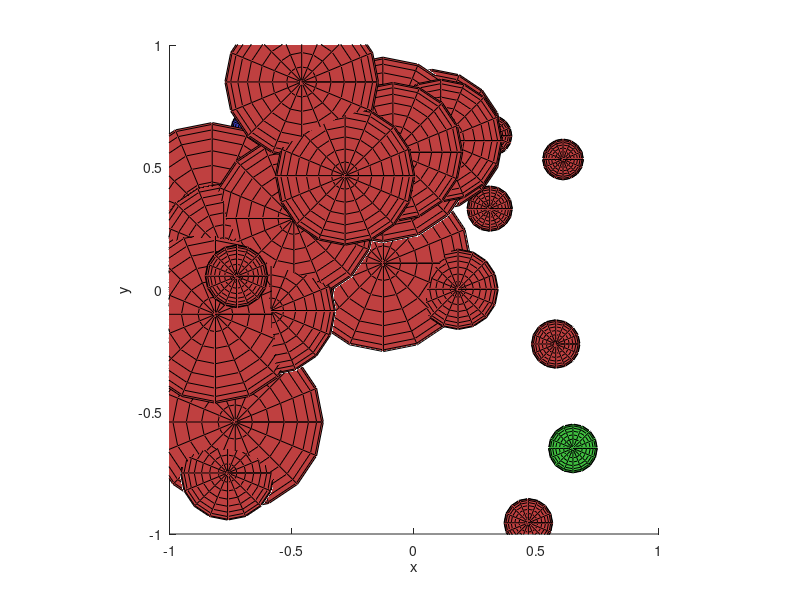

This figure's MATLAB source: (Note: this script raises an error after producing the figure.)
function hw4code

%%%%%%%%%%%%%%%%%%%%%%%%%%%%%%%%%%
% YOUR CODE HERE (PROBLEM 7)
%
% Set parameters
param.krep = .1;
param.brep = 1;
param.katt = 10000;
param.batt = 1;
%
%%%%%%%%%%%%%%%%%%%%%%%%%%%%%%%%%

        
%%%%%%%%%%%%%%%%%%%%%%%%%%%%%%%%%%%%
% UNCOMMENT FOR SCENARIO #1

% Set drone radius and start position
% drone.r = 0.1;
% drone.q = [-0.65; 0.65; -0.65];
% 
% % Set goal position
% goal.q = [0.65; -0.65; 0.65];
% 
% % Set obstacles
% obst={};
% obst = AddObstacle_Plane(obst,[-1;-1;-1],[1;0;0]);
% obst = AddObstacle_Plane(obst,[-1;-1;-1],[0;1;0]);
% obst = AddObstacle_Plane(obst,[-1;-1;-1],[0;0;1]);
% obst = AddObstacle_Plane(obst,[1;1;1],[-1;0;0]);
% obst = AddObstacle_Plane(obst,[1;1;1],[0;-1;0]);
% obst = AddObstacle_Plane(obst,[1;1;1],[0;0;-1]);

%%%%%%%%%%%%%%%%%%%%%%%%%%%%%%%%%%%%

% %%%%%%%%%%%%%%%%%%%%%%%%%%%%%%%%%%%%
% % UNCOMMENT FOR SCENARIO #2

% Set drone radius and start position
drone.r = 0.1;
drone.q = [-0.65; 0.65; -0.65];

% Set goal position
goal.q = [0.65; -0.65; 0.65];

% % Set obstacles
% obst={};
% obst = AddObstacle_Plane(obst,[-1;-1;-1],[1;0;0]);
% obst = AddObstacle_Plane(obst,[-1;-1;-1],[0;1;0]);
% obst = AddObstacle_Plane(obst,[-1;-1;-1],[0;0;1]);
% obst = AddObstacle_Plane(obst,[1;1;1],[-1;0;0]);
% obst = AddObstacle_Plane(obst,[1;1;1],[0;-1;0]);
% obst = AddObstacle_Plane(obst,[1;1;1],[0;0;-1]);
% obst = AddObstacle_HotDog(obst,[0.45;-0.2;-1],[0.45;-0.2;0.85],0.1);
% obst = AddObstacle_HotDog(obst,[0.45;-0.2;.1],[-0.1;0.6;0.95],0.05);
% obst = AddObstacle_HotDog(obst,[0.45;-0.2;-.1],[0.1;-0.8;0.75],0.05);
% obst = AddObstacle_HotDog(obst,[0.45;-0.2;.5],[0.8;0.1;0.9],0.05);
% obst = AddObstacle_HotDog(obst,[-0.5;0.2;-1],[-0.5;0.2;0.65],0.1);
% obst = AddObstacle_HotDog(obst,[-0.5;0.2;.1],[-0.8;0.6;0.95],0.05);
% obst = AddObstacle_HotDog(obst,[-0.5;0.2;.3],[-0.6;-0.4;0.85],0.05);
% obst = AddObstacle_HotDog(obst,[-0.5;0.2;-.3],[0.15;0.4;0.7],0.05);
% obst = AddObstacle_MovingSphere(obst,[-0.5;0.0;0.5],0.05,[0.0;0.0;-0.95]);
% obst = AddObstacle_MovingSphere(obst,[0;0.5;1.0],0.05,[0.0;0.0;-0.85]);
% obst = AddObstacle_MovingSphere(obst,[0.3;-0.5;1.5],0.05,[0.0;0.0;-1.2]);
% obst = AddObstacle_MovingSphere(obst,[0.0;0.4;2],0.05,[0.0;0.0;-1.4]);
% obst = AddObstacle_MovingSphere(obst,[-0.7;0.9;2.5],0.05,[0.0;0.0;-1.1]);
% obst = AddObstacle_MovingSphere(obst,[0.2;-0.6;3],0.05,[0.0;0.0;-0.9]);
% obst = AddObstacle_MovingSphere(obst,[0.5;0.3;3.5],0.05,[0.0;0.0;-1.2]);
% obst = AddObstacle_MovingSphere(obst,[0.5;0.7;4.0],0.05,[0.0;0.0;-1.5]);
% obst = AddObstacle_MovingSphere(obst,[0.3;0.8;4.5],0.05,[0.0;0.0;-1.4]);

% %%%%%%%%%%%%%%%%%%%%%%%%%%%%%%%%%%%%

% %%%%%%%%%%%%%%%%%%%%%%%%%%%%%%%%%%%%
% UNCOMMENT FOR SCENARIO #3

% Set drone radius and start position
drone.r = 0.1;
drone.q = [-0.65; 0.65; -0.65];

% Set goal position
goal.q = [0.65; -0.65; 0.65];

% Set obstacles
obst = AddRandomObstacles(25,0.05,0.45,drone,goal,{},param);
obst = AddObstacle_Plane(obst,[-1;-1;-1],[1;0;0]);
obst = AddObstacle_Plane(obst,[-1;-1;-1],[0;1;0]);
obst = AddObstacle_Plane(obst,[-1;-1;-1],[0;0;1]);
obst = AddObstacle_Plane(obst,[1;1;1],[-1;0;0]);
obst = AddObstacle_Plane(obst,[1;1;1],[0;-1;0]);
obst = AddObstacle_Plane(obst,[1;1;1],[0;0;-1]);

%%%%%%%%%%%%%%%%%%%%%%%%%%%%%%%%%%%%


% Set more parameters (don't change these)
param.maxvel = 1;
param.dt = 1e-2;
param.kdescent = 2.5e-2;
param.bdescent = param.maxvel*param.dt;
param.goaleps = 1e-2;
param.gradeps = 1e-5;

% Create the display
world = CreateWorld(drone,goal,obst);

% Pause for effect
pause;

% Do gradient descent (returning 1 for success, 0 for failure)
res = DoGradientDescent(world,drone,goal,obst,param);



function res = DoGradientDescent(world,drone,goal,obst,param)

while (1)
    
    % Update position of moving obstacles
    for i=1:length(obst)
        if (obst{i}.type==1)
            obst{i}.p = obst{i}.p+obst{i}.v*param.dt;
        end
    end
    
    % Get gradient of potential function
    gradf = GetGradient(drone,goal,obst,param);
    
    %%%%%%%%%%%%%%%%%%%%%%%%%%%%%%%%%%
    % YOUR CODE HERE (PROBLEM 6)
    %
    % Do gradient descent (i.e., take a step)
    if norm(param.dt*(param.kdescent*gradf'))<=param.bdescent
       
        dq = -param.dt*(param.kdescent*gradf)';
        drone.q = drone.q+dq;
    
    else
        dq = -param.bdescent*(gradf'/norm(gradf'));
        drone.q = drone.q+dq;
    end 
    %
    %%%%%%%%%%%%%%%%%%%%%%%%%%%%%%%%%%
    
    % Update the display
    world = UpdateWorld(world,drone,goal,obst);
    
    % Stop if we are within tolerance of the goal
    err = drone.q - goal.q;
    errnorm = sqrt(err'*err);
    if (errnorm < param.goaleps)
        fprintf(1,'SUCCESS!\n');
        res = 1;
        return;
    end
    
    % Stop if we have reached a local minimum
    dqnorm = sqrt(dq'*dq);
    if (dqnorm < param.gradeps)
        fprintf(1,'FAILURE!\n');
        res = 0;
        return;
    end
end



function gradf = GetGradient(drone,goal,obst,param)
gradf = GetAttractiveGradient(drone,goal,param)+GetRepulsiveGradient(drone,obst,param);

function gradfatt = GetAttractiveGradient(drone,goal,param)
%%%%%%%%%%%%%%%%%%%%%%%%%%%%%%%%%%
% YOUR CODE HERE (PROBLEM 4)
%
% drone.q is the current position of the quadrotor
% goal.q is the goal position
% param.katt and param.batt are the relevant constants
%
if norm(drone.q-goal.q)<=param.batt
    gradfatt = param.katt*(drone.q-goal.q)';
else
    gradfatt = param.katt*param.batt*((drone.q-goal.q)/norm(drone.q-goal.q))';
end
%
%%%%%%%%%%%%%%%%%%%%%%%%%%%%%%%%%%

function gradfrep = GetRepulsiveGradient(drone,obst,param)
gradfrep = [0 0 0];
for i=1:length(obst)
    
    if (obst{i}.type == 1)
        [d,dgrad] = SphereSphere(drone.q,drone.r,obst{i}.p,obst{i}.s);
    elseif (obst{i}.type == 2)
        [d,dgrad] = SphereHotDog(drone.q,drone.r,obst{i}.p1,obst{i}.p2,obst{i}.s);
    elseif (obst{i}.type == 3)
        [d,dgrad] = SpherePlane(drone.q,drone.r,obst{i}.p,obst{i}.z);
    else
        error('bad obst{i}.type in GetRepulsiveGradient');
    end
    
    %%%%%%%%%%%%%%%%%%%%%%%%%%%%%%%%%%
    % YOUR CODE HERE (PROBLEM 5)
    %
    % param.krep and param.brep are the relevant constants
    %
      if d<=param.brep
        gradfrep_i = -( param.krep*((1/d)-(1/param.brep)).*(1/d.^2)*dgrad);
      else
        gradfrep_i = [0 0 0];
      end
      gradfrep=gradfrep+gradfrep_i;
    %
    %%%%%%%%%%%%%%%%%%%%%%%%%%%%%%%%%%
    
end

function [d,dgrad] = SphereSphere(q,r,p,s)
%%%%%%%%%%%%%%%%%%%%%%%%%%%%%%%%%%
% YOUR CODE HERE (PROBLEM 1)
d = norm(q-p)-(r+s);
dgrad = ((q-p)/norm(q-p))';

%
%%%%%%%%%%%%%%%%%%%%%%%%%%%%%%%%%%

function [d,dgrad] = SpherePlane(q,r,p,z)
%%%%%%%%%%%%%%%%%%%%%%%%%%%%%%%%%%
% YOUR CODE HERE (PROBLEM 2)
d = z'*(p-q)-r;
dgrad = z';
%
%%%%%%%%%%%%%%%%%%%%%%%%%%%%%%%%%%

function [d,dgrad] = SphereHotDog(q,r,p1,p2,s)
%%%%%%%%%%%%%%%%%%%%%%%%%%%%%%%%%%
% YOUR CODE HERE (PROBLEM 3)
gamma = (p2-p1)/(norm(p2-p1));
w = q-p1;
t = gamma'*w;

if t<0
  p_closest = p1;
  d = norm(q-p_closest)-(r+s);
  dgrad = ((q-p_closest)/norm(q-p_closest))'; 
  
elseif (t>0 && t<norm(p2-p1))
  p_closest = p1+gamma;
  d = norm(q-p_closest)-(r+s);
  dgrad = ((q-p_closest)/norm(q-p_closest))';
  
else
  p_closest = p2;
  d = norm(q-p_closest)-(r+s);
  dgrad = ((q-p_closest)/norm(q-p_closest))';

end
%
%%%%%%%%%%%%%%%%%%%%%%%%%%%%%%%%%%






function world = CreateWorld(drone,goal,obst)
clf;
axis([-1 1 -1 1 -1 1]);
axis equal;
hold on;
xlabel('x');
ylabel('y');
zlabel('z');

% Create unit sphere
[world.x,world.y,world.z]=sphere(16);
[m,n]=size(world.x);
c = ones(m,n,3);

% Create goal
c(:,:,1) = 0.25;
c(:,:,2) = 0.75;
c(:,:,3) = 0.25;
world.goal= surf(goal.q(1)+drone.r*world.x,goal.q(2)+drone.r*world.y,goal.q(3)+drone.r*world.z,c);

% Create drone
c(:,:,1) = 0.25;
c(:,:,2) = 0.25;
c(:,:,3) = 0.75;
world.drone = surf(drone.q(1)+drone.r*world.x,drone.q(2)+drone.r*world.y,drone.q(3)+drone.r*world.z,c);

% Create obstacles
for i=1:length(obst)
    if (obst{i}.type == 1)
        c(:,:,1) = 0.75;
        c(:,:,2) = 0.25;
        c(:,:,3) = 0.25;
        world.obst(i) = surf(obst{i}.p(1)+obst{i}.s*world.x,obst{i}.p(2)+obst{i}.s*world.y,obst{i}.p(3)+obst{i}.s*world.z,c);
    elseif (obst{i}.type == 2)
        [x,y,z] = MakeCylinder(obst{i}.p1,obst{i}.p2,obst{i}.s,1.5e-2,16);
        [m,n]=size(x);
        cc = ones(m,n,3);
        cc(:,:,1) = 0.75;
        cc(:,:,2) = 0.25;
        cc(:,:,3) = 0.25;
        world.obst(i) = surf(x,y,z,cc);
    elseif (obst{i}.type == 3)
        %
        % FOR NOW, DO NOTHING...
        %
    else
        error('bad obst(i).type in CreateWorld');
    end
    
end

% Make stuff look pretty
light('Position',[1 3 2]);
world.dronelight = light('position',drone.q,'style','local');
h = findobj('Type','surface');
set(h,'FaceLighting','gouraud',...
      'FaceColor','interp',...
      'EdgeColor',[.4 .4 .4],...
      'LineStyle','none',...
      'BackFaceLighting','lit',...
      'AmbientStrength',0.4,...
      'DiffuseStrength',0.6,...
      'SpecularStrength',0.5);
material default

% Make sure the axes are what we want
axis([-1 1 -1 1 -1 1]);
axis manual

% Update graphics
drawnow;

function world = UpdateWorld(world,drone,goal,obst)
% Update drone
set(world.drone,'xdata',drone.q(1)+drone.r*world.x);
set(world.drone,'ydata',drone.q(2)+drone.r*world.y);
set(world.drone,'zdata',drone.q(3)+drone.r*world.z);
set(world.dronelight,'position',drone.q);
% Update obstacles
for i=1:length(obst)
    if (obst{i}.type == 1)
        set(world.obst(i),'xdata',obst{i}.p(1)+obst{i}.s*world.x);
        set(world.obst(i),'ydata',obst{i}.p(2)+obst{i}.s*world.y);
        set(world.obst(i),'zdata',obst{i}.p(3)+obst{i}.s*world.z);
    elseif (obst{i}.type == 2)
        %
        % FOR NOW, DO NOTHING...
        %
    elseif (obst{i}.type == 3)
        %
        % FOR NOW, DO NOTHING...
        %
    else
        error('bad obst(i).type in UpdateWorld');
    end
end
% Update goal
set(world.goal,'xdata',goal.q(1)+drone.r*world.x);
set(world.goal,'ydata',goal.q(2)+drone.r*world.y);
set(world.goal,'zdata',goal.q(3)+drone.r*world.z);
% Update display
drawnow;

function [x0,y0,z0] = MakeCylinder(q1,q2,r,res,n)
v = q2-q1;
len = sqrt(v'*v);
v = v/len;
z10 = v;
x10 = (eye(3)-(v*v'))*(rand(3,1)-q1);
x10 = x10/sqrt(x10'*x10);
y10 = cross(z10,x10);
t = linspace(0,len+2*r,ceil((len+2*r)/res)+1);
t1 = t(t<=r);
t2 = t((t>r)&(t<=(len+r)));
t3 = t(t>(len+r));
s = real([sqrt(r^2-(t1-r).^2) r*ones(size(t2)) sqrt(r^2-(t3-(len+r)).^2)]);
[x1,y1,z1] = cylinder(s,n);
z1 = (z1*(len+2*r))-r;
x0 = q1(1)+(x10(1)*x1+y10(1)*y1+z10(1)*z1);
y0 = q1(2)+(x10(2)*x1+y10(2)*y1+z10(2)*z1);
z0 = q1(3)+(x10(3)*x1+y10(3)*y1+z10(3)*z1);

function obst = AddRandomObstacles(n,smin,smax,drone,goal,obst,param)
for i=1:n
    
    while(1)
        p = -1+2*rand(3,1);
        s = smin+(smax-smin)*rand;
        [dd,tmp] = SphereSphere(drone.q,drone.r,p,s);
        [dg,tmp] = SphereSphere(goal.q,drone.r,p,s);
        if ((dd>0)&&(dg>param.brep))
            obst = AddObstacle_Sphere(obst,p,s);
            break;
        end
    end
    
end

function obst = AddObstacle_Sphere(obst,p,s)
onew.type = 1;
onew.p = p;
onew.s = s;
onew.v = [0;0;0];
obst{end+1}=onew;

function obst = AddObstacle_MovingSphere(obst,p,s,v)
onew.type = 1;
onew.p = p;
onew.s = s;
onew.v = v;
obst{end+1}=onew;

function obst = AddObstacle_Plane(obst,p,z)
onew.type = 3;
onew.p = p;
onew.z = z;
obst{end+1}=onew;

function obst = AddObstacle_HotDog(obst,p1,p2,s)
onew.type = 2;
onew.p1 = p1;
onew.p2 = p2;
onew.s = s;
obst{end+1}=onew;
